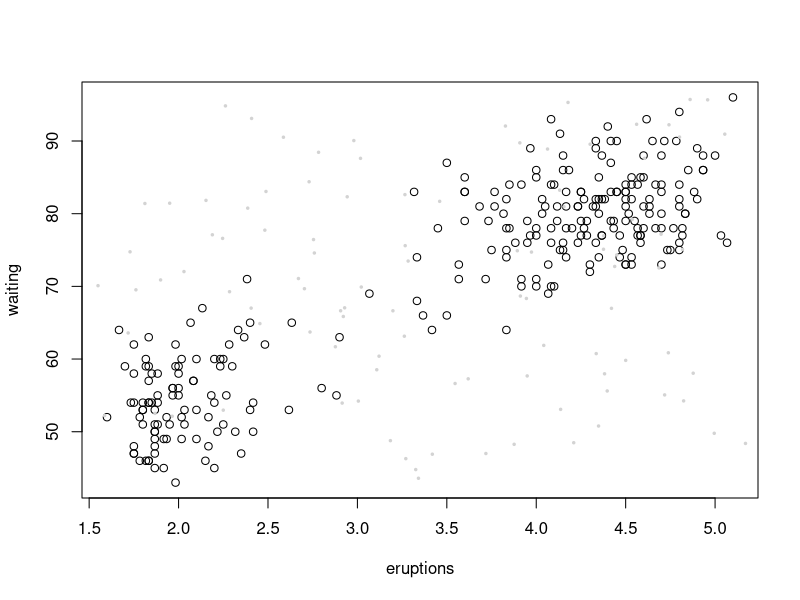

Write R code to recreate this figure.
require("mclust")
mod1 <- Mclust(iris[,1:4])
summary(mod1)
mod2 <- Mclust(iris[,1:4], G = 3)
summary(mod2, parameters = TRUE)
# Using prior
mod3 <- Mclust(iris[,1:4], prior = priorControl())
summary(mod3)
mod4 <- Mclust(iris[,1:4], prior = priorControl(functionName="defaultPrior", shrinkage=0.1))
summary(mod4)
# Clustering of faithful data with some artificial noise added
nNoise <- 100
set.seed(0) # to make it reproducible
Noise <- apply(faithful, 2, function(x)
  runif(nNoise, min = min(x)-.1, max = max(x)+.1))
data <- rbind(faithful, Noise)
plot(faithful)
points(Noise, pch = 20, cex = 0.5, col = "lightgrey")
set.seed(0)
NoiseInit <- sample(c(TRUE,FALSE), size = nrow(faithful)+nNoise,
                    replace = TRUE, prob = c(3,1)/4)
mod5 <- Mclust(data, initialization = list(noise = NoiseInit))
summary(mod5, parameter = TRUE)
